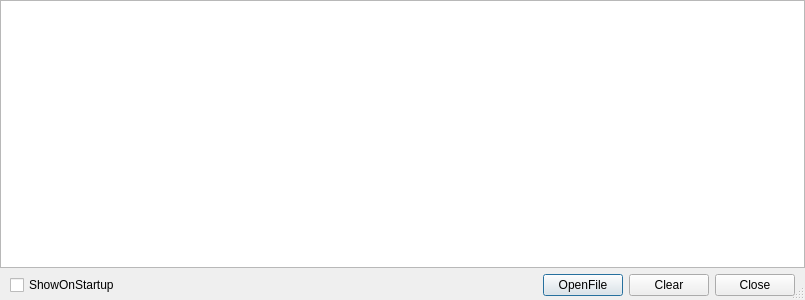
<?xml version="1.0" encoding="UTF-8"?>
<ui version="4.0">
 <class>OBSLogViewer</class>
 <widget class="QDialog" name="OBSLogViewer">
  <property name="geometry">
   <rect>
    <x>0</x>
    <y>0</y>
    <width>805</width>
    <height>300</height>
   </rect>
  </property>
  <property name="windowTitle">
   <string>LogViewer</string>
  </property>
  <property name="sizeGripEnabled">
   <bool>true</bool>
  </property>
  <layout class="QVBoxLayout" name="verticalLayout">
   <property name="leftMargin">
    <number>0</number>
   </property>
   <property name="topMargin">
    <number>0</number>
   </property>
   <property name="rightMargin">
    <number>0</number>
   </property>
   <property name="bottomMargin">
    <number>4</number>
   </property>
   <item>
    <widget class="OBSPlainTextEdit" name="textArea">
     <property name="readOnly">
      <bool>true</bool>
     </property>
    </widget>
   </item>
   <item>
    <layout class="QHBoxLayout" name="buttonLayout">
     <property name="leftMargin">
      <number>10</number>
     </property>
     <property name="topMargin">
      <number>0</number>
     </property>
     <property name="rightMargin">
      <number>10</number>
     </property>
     <property name="bottomMargin">
      <number>0</number>
     </property>
     <item>
      <widget class="QCheckBox" name="showStartup">
       <property name="text">
        <string>ShowOnStartup</string>
       </property>
      </widget>
     </item>
     <item>
      <spacer name="horizontalSpacer">
       <property name="orientation">
        <enum>Qt::Orientation::Horizontal</enum>
       </property>
       <property name="sizeHint" stdset="0">
        <size>
         <width>40</width>
         <height>20</height>
        </size>
       </property>
      </spacer>
     </item>
     <item>
      <widget class="QPushButton" name="openButton">
       <property name="text">
        <string>OpenFile</string>
       </property>
      </widget>
     </item>
     <item>
      <widget class="QPushButton" name="clearButton">
       <property name="text">
        <string>Clear</string>
       </property>
      </widget>
     </item>
     <item>
      <widget class="QPushButton" name="closeButton">
       <property name="text">
        <string>Close</string>
       </property>
      </widget>
     </item>
    </layout>
   </item>
  </layout>
 </widget>
 <customwidgets>
  <customwidget>
   <class>OBSPlainTextEdit</class>
   <extends>QPlainTextEdit</extends>
   <header>plain-text-edit.hpp</header>
  </customwidget>
 </customwidgets>
 <resources>
  <include location="obs.qrc"/>
 </resources>
 <connections>
  <connection>
   <sender>closeButton</sender>
   <signal>clicked()</signal>
   <receiver>OBSLogViewer</receiver>
   <slot>close()</slot>
   <hints>
    <hint type="sourcelabel">
     <x>20</x>
     <y>20</y>
    </hint>
    <hint type="destinationlabel">
     <x>20</x>
     <y>20</y>
    </hint>
   </hints>
  </connection>
  <connection>
   <sender>clearButton</sender>
   <signal>clicked()</signal>
   <receiver>textArea</receiver>
   <slot>clear()</slot>
   <hints>
    <hint type="sourcelabel">
     <x>20</x>
     <y>20</y>
    </hint>
    <hint type="destinationlabel">
     <x>20</x>
     <y>20</y>
    </hint>
   </hints>
  </connection>
 </connections>
</ui>
